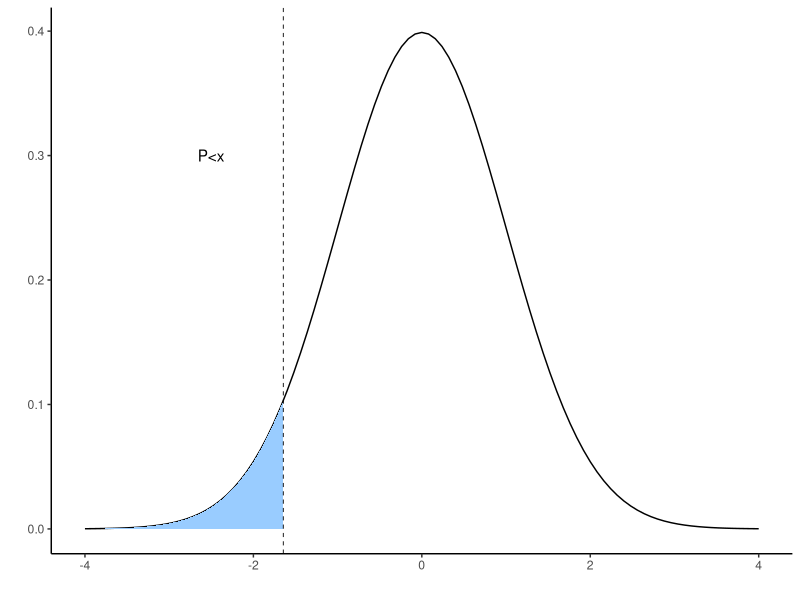
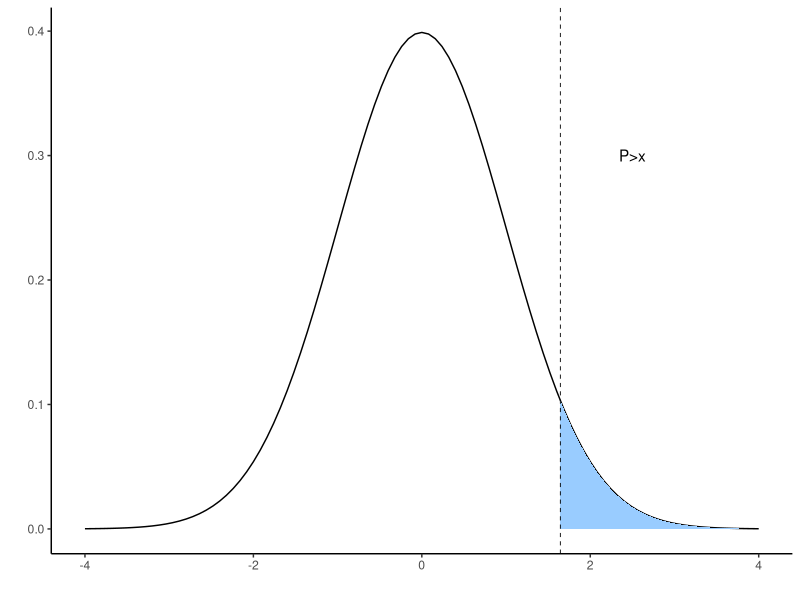
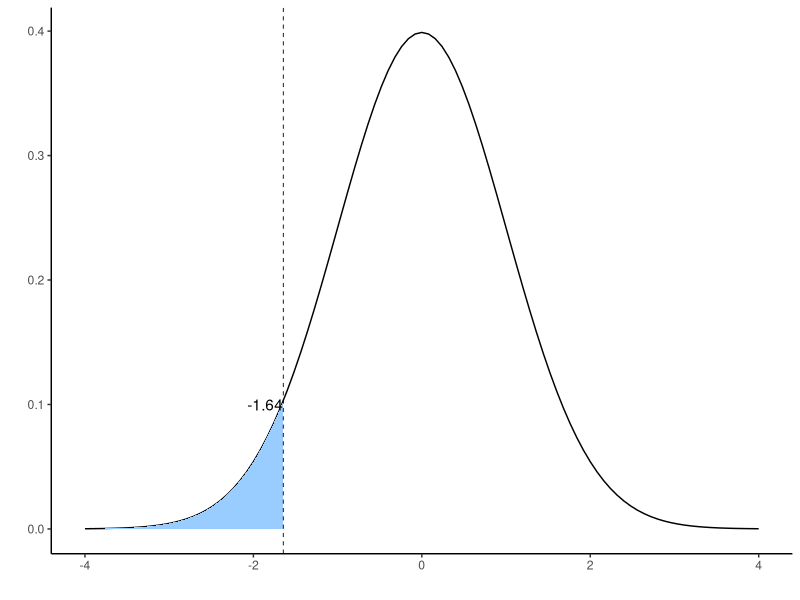
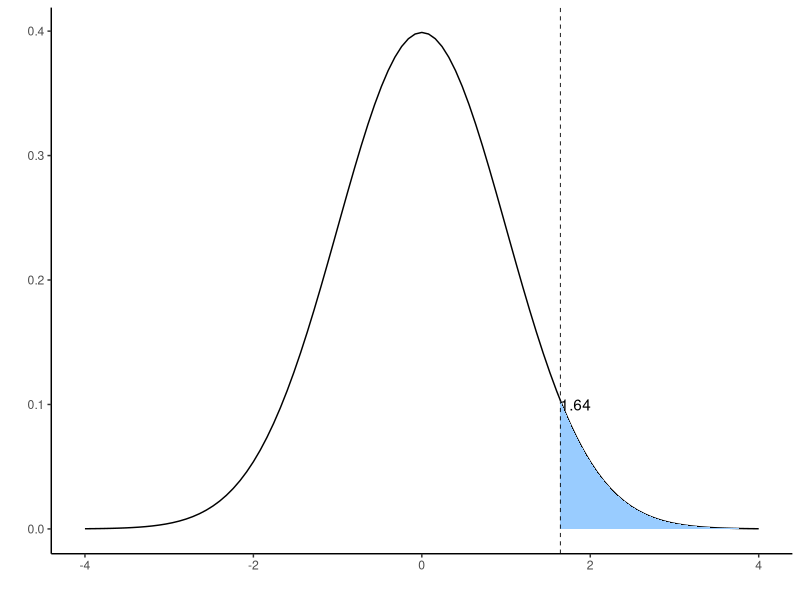
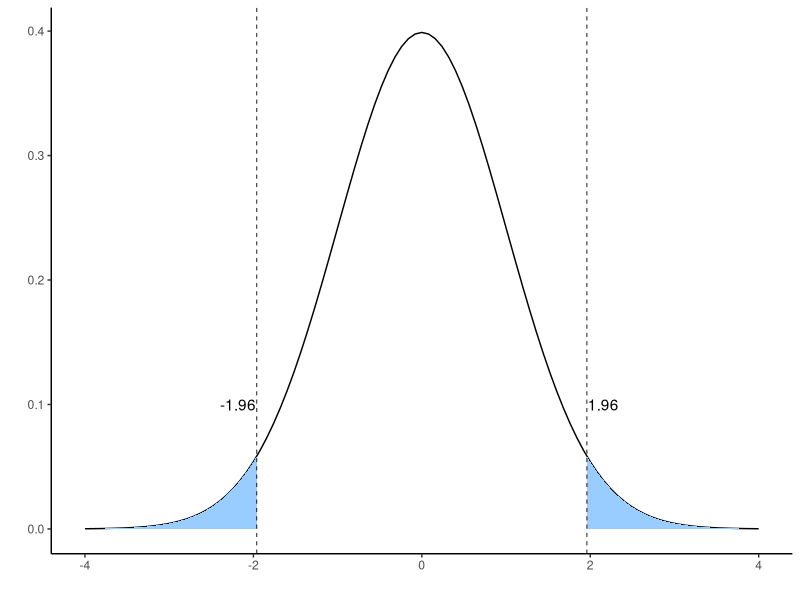

Source code (R) for these figures, in order:
## ---- chunk 1
library(ggplot2)
# Set the significance level
p <- 0.05

# Create a sequence for the lower tail (left tail of the normal distribution)
tail_low <- seq(-4, qnorm(p), 0.01)
df_tl <- data.frame(x = c(tail_low, qnorm(p)), y = c(dnorm(tail_low), 0))

# Plot the normal distribution
ggplot(data.frame(x = c(-4, 4)), aes(x)) +
  stat_function(fun = dnorm) +  # Plot the normal distribution
  geom_polygon(data = df_tl, aes(x, y), fill = "#99CCFF") +  # Fill the lower tail (P(X < x))
  geom_vline(xintercept = qnorm(p), lty = "dashed", lwd = 0.3) +  # Vertical line at the critical value for left tail

  annotate(geom = "text", x = -2.5, y = 0.3, label = 'P<x') +  # Annotate the critical value
  
  theme_classic() +  # Clean theme
  labs(x = "", y = "")  # Remove axis labels

## ---- chunk 2
# Set the significance level
p <- 0.05

# Create a sequence for the upper tail (one-tailed test)
tail_high <- seq(qnorm(1-p), 4, 0.01)
df_th <- data.frame(x = c(qnorm(1-p), tail_high), y = c(0, dnorm(tail_high)))

# Plot the normal distribution
ggplot(data.frame(x = c(-4, 4)), aes(x)) +
  stat_function(fun = dnorm) +  # Plot the normal distribution
  geom_polygon(data = df_th, aes(x, y), fill = "#99CCFF") +  # Fill the upper tail
  geom_vline(xintercept = qnorm(1-p), lty = "dashed", lwd = 0.3) +  # Vertical line at the critical value
  annotate(geom = "text", x = 2.5, y = 0.3, label = 'P>x') +  # Annotate the critical value
  
  theme_classic() +  # Clean theme
  labs(x = "", y = "")  # Remove axis labels

## ---- chunk 3
library(ggplot2)
# Set the significance level
p <- 0.05

# Create a sequence for the lower tail (left tail of the normal distribution)
tail_low <- seq(-4, qnorm(p), 0.01)
df_tl <- data.frame(x = c(tail_low, qnorm(p)), y = c(dnorm(tail_low), 0))

# Plot the normal distribution
ggplot(data.frame(x = c(-4, 4)), aes(x)) +
  stat_function(fun = dnorm) +  # Plot the normal distribution
  geom_polygon(data = df_tl, aes(x, y), fill = "#99CCFF") +  # Fill the lower tail (P(X < x))
  geom_vline(xintercept = qnorm(p), lty = "dashed", lwd = 0.3) +  # Vertical line at the critical value for left tail
  annotate(geom = "text", x = qnorm(p), y = 0.1, label = sprintf("%.2f", qnorm(p)), hjust = "right") +  # Annotate critical value
  theme_classic() +  # Clean theme
  labs(x = "", y = "")  # Remove axis labels

## ---- chunk 4
# Set the significance level
p <- 0.05

# Create a sequence for the upper tail (one-tailed test)
tail_high <- seq(qnorm(1-p), 4, 0.01)
df_th <- data.frame(x = c(qnorm(1-p), tail_high), y = c(0, dnorm(tail_high)))

# Plot the normal distribution
ggplot(data.frame(x = c(-4, 4)), aes(x)) +
  stat_function(fun = dnorm) +  # Plot the normal distribution
  geom_polygon(data = df_th, aes(x, y), fill = "#99CCFF") +  # Fill the upper tail
  geom_vline(xintercept = qnorm(1-p), lty = "dashed", lwd = 0.3) +  # Vertical line at the critical value
  annotate(geom = "text", x = qnorm(1-p), y = 0.1, label = sprintf("%.2f", qnorm(1-p)), hjust = "left") +  # Annotate the critical value
  theme_classic() +  # Clean theme
  labs(x = "", y = "")  # Remove axis labels

## ---- chunk 5
p <- 0.025
tail_low <- seq(-4, qnorm(p), 0.01)
df_tl <- data.frame(x=c(tail_low,qnorm(p)), y =c(dnorm(tail_low),0))
tail_high <- seq(qnorm(1-p), 4, 0.01)
df_th <- data.frame(x=c(qnorm(1-p),tail_high), y=c(0,dnorm(tail_high)))

ggplot(data.frame(x = c(-4, 4)), aes(x)) +
  stat_function(fun = dnorm) +
  geom_polygon(data = df_tl, aes(x,y), fill = "#99CCFF") +
  geom_polygon(data = df_th, aes(x,y), fill = "#99CCFF") +
  geom_vline(xintercept = qnorm(p), lty = "dashed", lwd = 0.3) +
  geom_vline(xintercept = qnorm(1-p), lty = "dashed", lwd = 0.3) +
  annotate(geom = "text", -1.97, 0.1, label = "-1.96", hjust = "right") +
  annotate(geom = "text", 1.97, 0.1, label = "1.96", hjust = "left") +
  theme_classic() +
  labs(x="", y="")
